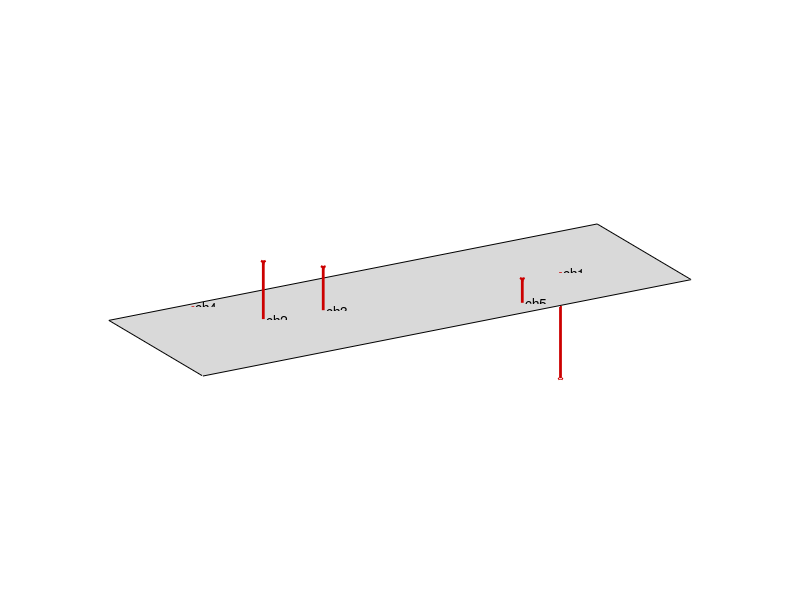

MATLAB code for this plot:
function fig = shapePlotPlate(plateDim, dofPos, shape, figTitle, displayChannels)
%COMPLEXSHAPEPLOTDEFAULT Summary of this function goes here
%   Detailed explanation goes here

if nargin < 3
    warning('shape mising');
    plateDim = [3, 1];
    dofPos = rand(5, 2) .* plateDim;
    shape = randn(1, 5);
end

if nargin < 4
    figTitle = '';
end

if nargin < 5
    displayChannels = true;
end

%%
n = length(shape);

shape = 0.2 * max(plateDim)/max(abs(shape)) * shape;

fig = figure('Name', figTitle);
set(fig, 'Position', get(fig, 'Position') .* [1 1 1.2 0.9]);
ax = axes(fig);
hold(ax, 'on');
% legend(ax, 'AutoUpdate' ,'off');

% plate
Xplate = [0, 0; plateDim(1), plateDim(1)];
Yplate = [0, plateDim(2); 0, plateDim(2)];
Zplate = zeros(2);

surf(ax, Xplate, Yplate, Zplate, 'EdgeColor', 'black', 'FaceColor', 0.5*[1 1 1], 'FaceAlpha', 0.3);

% dof
for k = 1:n
    X = dofPos(k, 1) * ones(1, 2);
    Y = dofPos(k, 2) * ones(1, 2);
    Z = [0, shape(k)];
    
    dofColor = 0.8 * [1 0 0];
    
    plot3(ax, X, Y, Z, 'LineWidth', 2, 'DisplayName', ['channel ', num2str(k)], 'Color', dofColor);
    
    %scatter3(ax, X(1), Y(1), Z(1), 2, 'X', 'LineWidth', 10, 'MarkerEdgeColor', dofColor);
    if shape(k) >= 0
        arrowPointer = '^';
    else
        arrowPointer = 'v';
    end
    scatter3(ax, X(2), Y(2), Z(2), 2, arrowPointer, 'LineWidth', 3, 'MarkerEdgeColor', dofColor);
    
    if displayChannels
        %text(ax, X(2), Y(2), Z(2) + 0.1*sign(shape(k))*max(abs(shape)), ['', num2str(k)]);
        text(ax, X(1), Y(1), Z(1), [' ch', num2str(k)]);
    end
end


% legendNames = {};
% for k = 1:length(shape)
%     legendNames{end+1} = ['dof', num2str(k)];
% end
% 
% legend(ax, legendNames);


view(ax, -30, 20);

daspect(ax, [1 1 1]);
set(ax, 'PositionConstraint', 'innerposition');
set(ax, 'XLim', [0, plateDim(1)]);
set(ax, 'YLim', [0, plateDim(2)]);
set(ax, 'ZLim', max(plateDim)*0.4*[-1 1]);
set(ax, 'Clipping', 'off');
% pbaspect(ax, [plateDim, 0.3*max(plateDim)]);
set(ax,'visible','off');
set(ax, 'InnerPosition', [0.02 0.02 0.96 0.96]);



end
